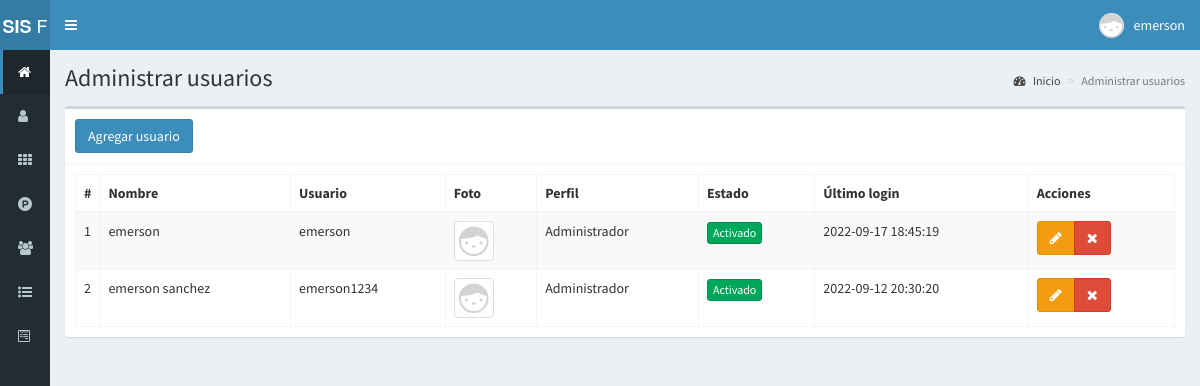
/usuarios (signed in), run on the app's committed database.
### tables this page shows
CREATE TABLE `usuarios` (
  `id` int(11) NOT NULL,
  `nombre` text NOT NULL,
  `usuario` text NOT NULL,
  `password` text NOT NULL,
  `perfil` text NOT NULL,
  `foto` text NOT NULL,
  `estado` int(11) NOT NULL,
  `ultimo_login` datetime NOT NULL,
  `fecha` timestamp NOT NULL DEFAULT current_timestamp() ON UPDATE current_timestamp()
);

### controladores/plantilla.controlador.php (called while the page is built)
<?php
class ControladorPlantilla{
	static public function ctrPlantilla(){
		include "vistas/plantilla.php";
	}
}

### index.php (called while the page is built, shortened)
<?php
require_once "controladores/plantilla.controlador.php";
require_once "controladores/usuarios.controlador.php";
require_once "controladores/ventas.controlador.php";
require_once "modelos/usuarios.modelo.php";
$plantilla = new ControladorPlantilla();
$plantilla -> ctrPlantilla();

### controladores/usuarios.controlador.php (called while the page is built, shortened)
<?php
class ControladorUsuarios{
	static public function ctrMostrarUsuarios($item, $valor){
		$tabla = "usuarios";
		$respuesta = ModeloUsuarios::MdlMostrarUsuarios($tabla, $item, $valor);
		return $respuesta;
	}
}

### modelos/conexion.php (called while the page is built)
<?php
class Conexion{
	static public function conectar(){
		$link = new PDO("mysql:host=localhost;dbname=sis_ferreteria",
			            "root",
			            "");
		$link->exec("set names utf8");
		return $link;
	}
}

### modelos/usuarios.modelo.php (called while the page is built, shortened)
<?php
require_once "conexion.php";
class ModeloUsuarios{
	static public function mdlMostrarUsuarios($tabla, $item, $valor){
		if($item != null){
			$stmt = Conexion::conectar()->prepare("SELECT * FROM $tabla WHERE $item = :$item");
			$stmt -> bindParam(":".$item, $valor, PDO::PARAM_STR);
			$stmt -> execute();
			return $stmt -> fetch();
		}else{
			$stmt = Conexion::conectar()->prepare("SELECT * FROM $tabla");
			$stmt -> execute();
			return $stmt -> fetchAll();
		}
	}
}

### vistas/modulos/usuarios.php (the view, shortened to what this page needs)
<div class="content-wrapper">
  <section class="content-header">
    <h1>
      Administrar usuarios
    </h1>
    <ol class="breadcrumb">
      <li><a href="inicio"><i class="fa fa-dashboard"></i> Inicio</a></li>
      <li class="active">Administrar usuarios</li>
    </ol>
  </section>
  <section class="content">
    <div class="box">
      <div class="box-header with-border">
        <button class="btn btn-primary" data-toggle="modal" data-target="#modalAgregarUsuario">
          Agregar usuario
        </button>
      </div>
      <div class="box-body">
       <table class="table table-bordered table-striped dt-responsive tablas" width="100%">
        <thead>
         <tr>
           <th style="width:10px">#</th>
           <th>Nombre</th>
           <th>Usuario</th>
           <th>Foto</th>
           <th>Perfil</th>
           <th>Estado</th>
           <th>Último login</th>
           <th>Acciones</th>
         </tr>
        </thead>
        <tbody>
        <?php
        $item = null;
        $valor = null;
        $usuarios = ControladorUsuarios::ctrMostrarUsuarios($item, $valor);
       foreach ($usuarios as $key => $value){
          echo ' <tr>
                  <td>'.($key+1).'</td>
                  <td>'.$value["nombre"].'</td>
                  <td>'.$value["usuario"].'</td>';
                  if($value["foto"] != ""){
                    echo '<td><img src="'.$value["foto"].'" class="img-thumbnail" width="40px"></td>';
                  }else{
                    echo '<td><img src="vistas/img/usuarios/default/anonymous.png" class="img-thumbnail" width="40px"></td>';
                  }
                  echo '<td>'.$value["perfil"].'</td>';
                  if($value["estado"] != 0){
                    echo '<td><button class="btn btn-success btn-xs btnActivar" idUsuario="'.$value["id"].'" estadoUsuario="0">Activado</button></td>';
                  }else{
                    echo '<td><button class="btn btn-danger btn-xs btnActivar" idUsuario="'.$value["id"].'" estadoUsuario="1">Desactivado</button></td>';
                  }
                  echo '<td>'.$value["ultimo_login"].'</td>
                  <td>
                    <div class="btn-group">
                      <button class="btn btn-warning btnEditarUsuario" idUsuario="'.$value["id"].'" data-toggle="modal" data-target="#modalEditarUsuario"><i class="fa fa-pencil"></i></button>
                      <button class="btn btn-danger btnEliminarUsuario" idUsuario="'.$value["id"].'" fotoUsuario="'.$value["foto"].'" usuario="'.$value["usuario"].'"><i class="fa fa-times"></i></button>
                    </div>
                  </td>
                </tr>';
        }
        ?>
        </tbody>
       </table>
      </div>
    </div>
  </section>
</div>

### vistas/plantilla.php (shortened to what this page needs)
<!DOCTYPE html>
<html lang="es">
<head>
  <link rel="stylesheet" href="vistas/bower_components/bootstrap/dist/css/bootstrap.min.css">
  <link rel="stylesheet" href="vistas/bower_components/font-awesome/css/font-awesome.min.css">
  <link rel="stylesheet" href="vistas/bower_components/Ionicons/css/ionicons.min.css">
  <link rel="stylesheet" href="vistas/dist/css/AdminLTE.css">
  <link rel="stylesheet" href="vistas/dist/css/skins/_all-skins.min.css">
  <link rel="stylesheet" href="vistas/bower_components/datatables.net-bs/css/dataTables.bootstrap.min.css">
  <link rel="stylesheet" href="vistas/bower_components/datatables.net-bs/css/responsive.bootstrap.min.css">
  <link rel="stylesheet" href="vistas/plugins/iCheck/all.css">
  <link rel="stylesheet" href="vistas/bower_components/bootstrap-daterangepicker/daterangepicker.css">
  <link rel="stylesheet" href="vistas/bower_components/morris.js/morris.css">
</head>
<body class="hold-transition skin-blue sidebar-collapse sidebar-mini login-page">
  <?php
  if(isset($_SESSION["iniciarSesion"]) && $_SESSION["iniciarSesion"] == "ok"){
   echo '<div class="wrapper">';
    include "modulos/cabezote.php";
    include "modulos/menu.php";
    if(isset($_GET["ruta"])){
      if($_GET["ruta"] == "inicio" ||
         $_GET["ruta"] == "usuarios" ||
         $_GET["ruta"] == "categorias" ||
         $_GET["ruta"] == "productos" ||
         $_GET["ruta"] == "clientes" ||
         $_GET["ruta"] == "factura" ||
         $_GET["ruta"] == "ventas" ||
         $_GET["ruta"] == "crear-venta" ||
         $_GET["ruta"] == "editar-venta" ||
         $_GET["ruta"] == "reportes" ||
         $_GET["ruta"] == "salir"){
        include "modulos/".$_GET["ruta"].".php";
      }else{
        include "modulos/404.php";
      }
    }else{
      include "modulos/inicio.php";
    }
    echo '</div>';
  }else{
    include "modulos/login.php";
  }
  ?>
</body>
</html>

### vistas/modulos/cabezote.php (shortened to what this page needs)
<header class="main-header">
   <a href="escritorio.php" class="logo">
     <span class="logo-mini"><b>SIS</b> F</span>
   </a>
<nav class="navbar navbar-static-top" role="navigation">
 	<a href="#" class="sidebar-toggle" data-toggle="push-menu" role="button">
     	</a>
	<div class="navbar-custom-menu">
		<ul class="nav navbar-nav">
			<li class="dropdown user user-menu">
				<a href="#" class="dropdown-toggle" data-toggle="dropdown">
				<?php
				if($_SESSION["foto"] != ""){
					echo '<img src="'.$_SESSION["foto"].'" class="user-image">';
				}else{
					echo '<img src="vistas/img/usuarios/default/anonymous.png" class="user-image">';
				}
				?>
					<span class="hidden-xs"><?php  echo $_SESSION["nombre"]; ?></span>
				</a>
			</li>
		</ul>
	</div>
</nav>
</header>

### vistas/modulos/menu.php
<aside class="main-sidebar">
	 <section class="sidebar">
		<ul class="sidebar-menu">
		<?php
		if($_SESSION["perfil"] == "Administrador"){
			echo '<li class="active">
				<a href="inicio">
					<i class="fa fa-home"></i>
					<span>Inicio</span>
				</a>
			</li>
			<li>
				<a href="usuarios">
					<i class="fa fa-user"></i>
					<span>Usuarios</span>
				</a>
			</li>';
		}
		if($_SESSION["perfil"] == "Administrador" || $_SESSION["perfil"] == "Especial"){
			echo '<li>
				<a href="#">
					<i class="fa fa-th"></i>
					<span>Categorías</span>
				</a>
			</li>
			<li>
				<a href="#">
					<i class="fa fa-product-hunt"></i>
					<span>Productos</span>
				</a>
			</li>';
		}
		if($_SESSION["perfil"] == "Administrador" || $_SESSION["perfil"] == "Vendedor"){
			echo '<li>
				<a href="#">
					<i class="fa fa-users"></i>
					<span>Clientes</span>
				</a>
			</li>';
		}
		if($_SESSION["perfil"] == "Administrador" || $_SESSION["perfil"] == "Vendedor"){
			echo '<li class="treeview">
				<a href="#">
					<i class="fa fa-list-ul"></i>
					<span>Ventas</span>
					<span class="pull-right-container">
						<i class="fa fa-angle-left pull-right"></i>
					</span>
				</a>
				<ul class="treeview-menu">
					<li>
						<a href="#">
							<i class="fa fa-circle-o"></i>
							<span>Administrar ventas</span>
						</a>
					</li>
					<li>
						<a href="#">
							<i class="fa fa-circle-o"></i>
							<span>Crear venta</span>
						</a>
					</li>';
				echo '</ul>
			</li>';
		}
			if($_SESSION["perfil"] == "Administrador"){
				echo '<li>
					<a href="reportes">
					<i class="fa fa-wpforms" aria-hidden="true"></i>
					<span>factura de ventas</span>
					</a>
				</li>';
				}
		?>
		</ul>
	 </section>
</aside>

### data on the page
usuarios: nombre "emerson", usuario "emerson", perfil "Administrador", ultimo_login "2022-09-17 18:45:19"
usuarios: nombre "emerson sanchez", usuario "emerson1234", perfil "Administrador", ultimo_login "2022-09-12 20:30:20"

### other printed values
$_SESSION["nombre"] "emerson"
